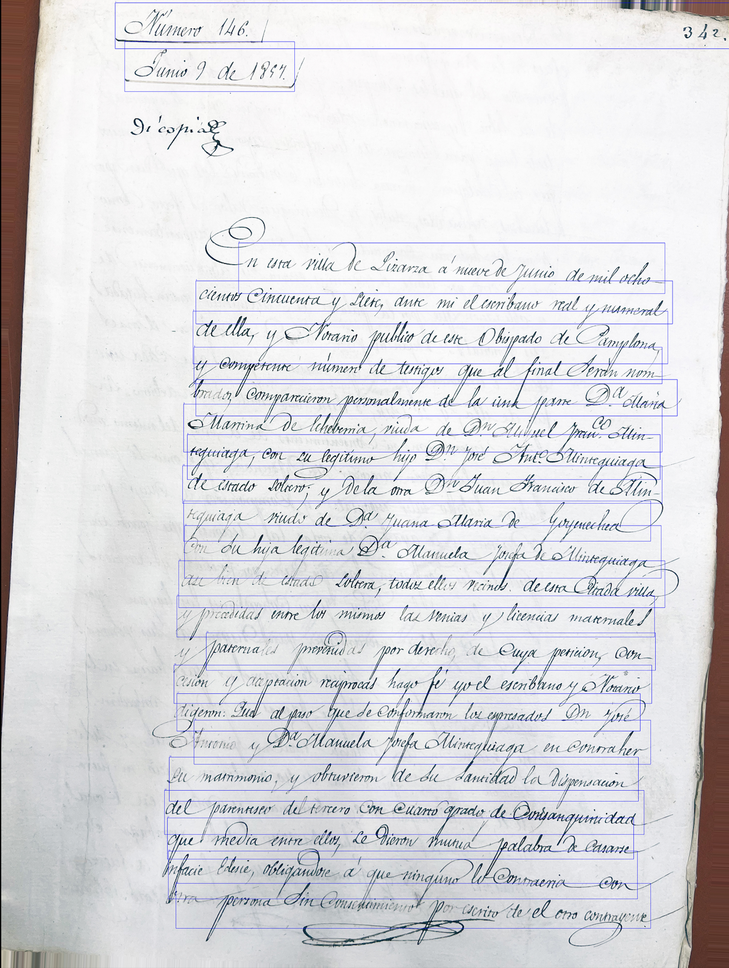
#> input picture assets/Source5_p001.png, 729 x 968 px, shrunk from 1204 x 1600 before the run, found by its file name
$ python debug_projection.py
#> lines starting #> are read from the running program, lines starting #| are printed output that depends on the picture; after the words box and inside, x2 and y2 are one past the last pixel; in counts of white or black regions, pixels touching at a corner belong together
import cv2
import numpy as np
from PIL import Image
import matplotlib
matplotlib.use('Agg')
import matplotlib.pyplot as plt

# load page 1 of source5
img = cv2.imread('data/images/source5/source5_p001.png')
#> img is the input picture: shape (968, 729, 3); mean B, G, R 221.4, 218.3, 218.7
gray = cv2.cvtColor(img, cv2.COLOR_BGR2GRAY)
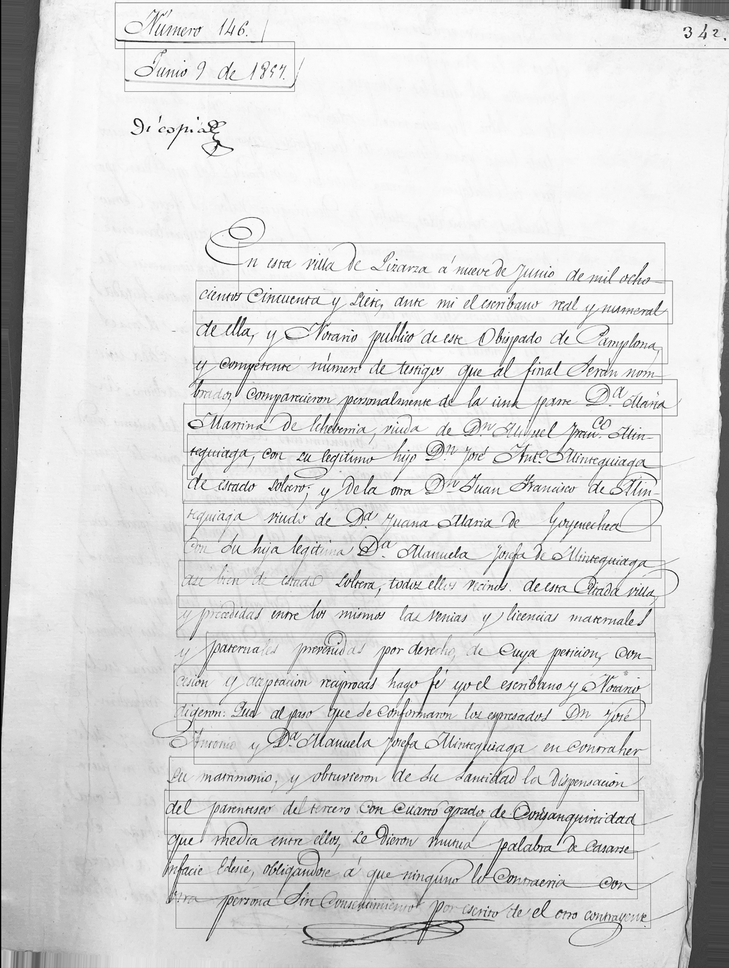
#> gray: shape (968, 729); min 0, max 255, mean 218.8

# adaptive threshold
binary = cv2.adaptiveThreshold(
    gray, 255,
    cv2.ADAPTIVE_THRESH_GAUSSIAN_C,
    cv2.THRESH_BINARY_INV,
    blockSize=25, C=10
)
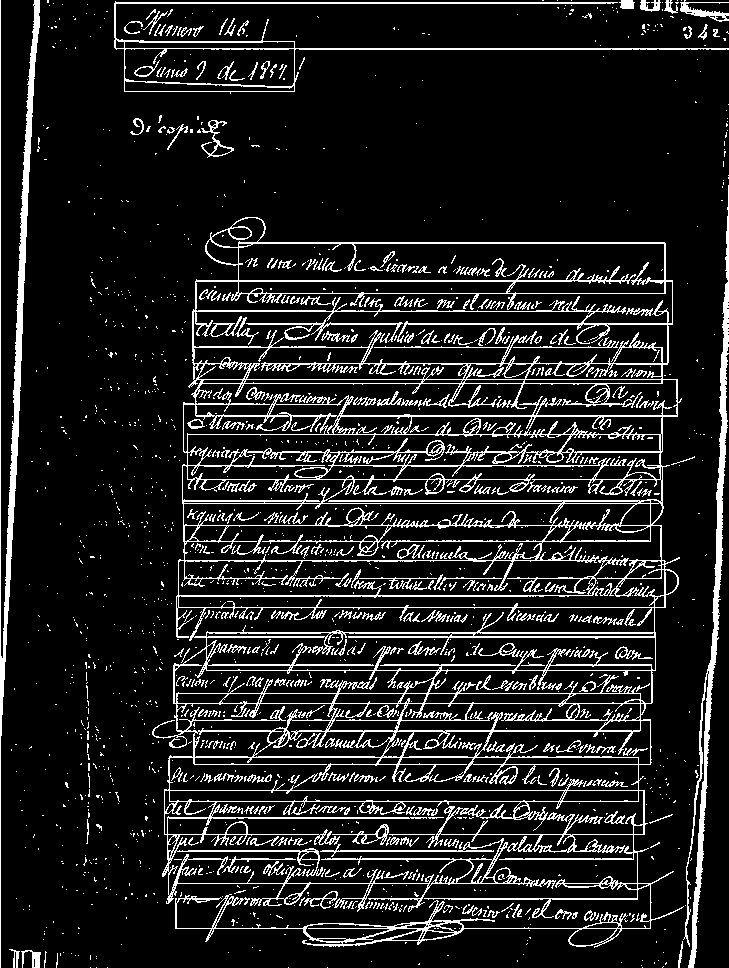
#> binary: shape (968, 729); 12.3% white in thin lines or dots

# small kernel
kernel = cv2.getStructuringElement(cv2.MORPH_RECT, (20, 1))
dilated = cv2.dilate(binary, kernel, iterations=1)
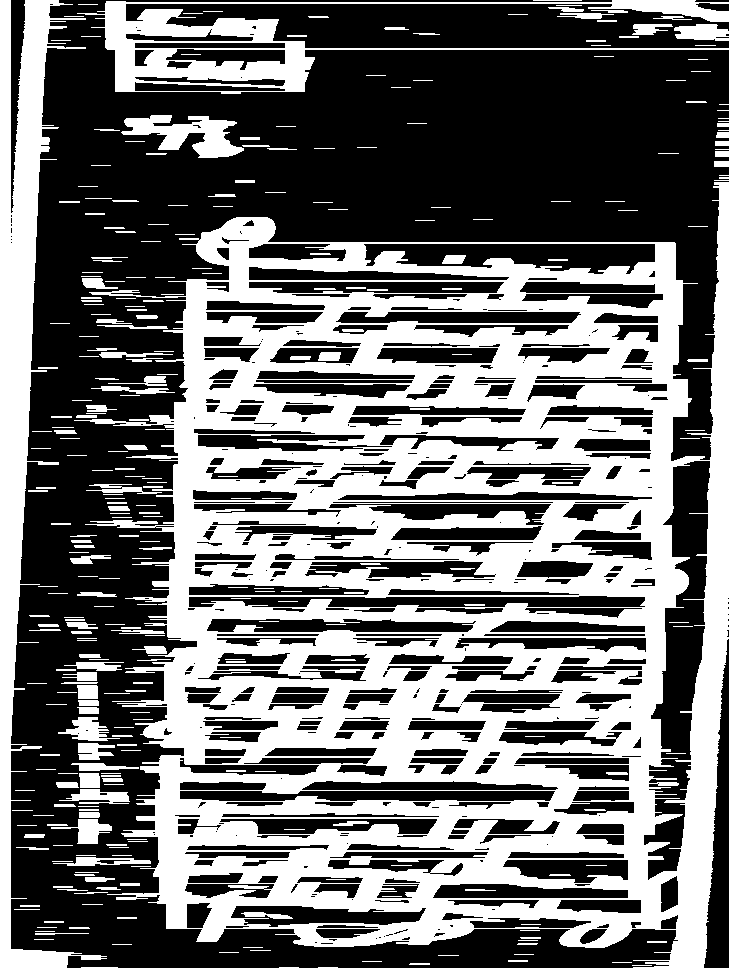
#> dilated: shape (968, 729); 42.6% white; 336 white regions (8 under 20 px), largest, box (x1, y1, x2, y2) and area: (74, 182, 729, 968) 240468, (0, 0, 107, 968) 25481, (77, 0, 729, 94) 13129

# projection
h_proj = dilated.sum(axis=1).astype(float)
#> h_proj = 968 values, max 175440 at index 48, min 8925 at index 96, mean 79264.4
h_proj_smooth = np.convolve(h_proj, np.ones(3)/3, mode='same')
#> h_proj_smooth = 968 values, max 155295 at index 489, min 9010 at index 97, mean 79229.9

# plot
fig, (ax1, ax2) = plt.subplots(1, 2, figsize=(14, 8))
ax1.imshow(dilated, cmap='gray')
ax1.set_title('Dilated binary')
ax2.plot(h_proj_smooth, range(len(h_proj_smooth)))
ax2.invert_yaxis()
ax2.axvline(h_proj_smooth.max() * 0.20, color='red', label='threshold')
ax2.set_title('Horizontal projection')
ax2.legend()
plt.tight_layout()
plt.savefig('data/crops/projection_debug.png', dpi=80)
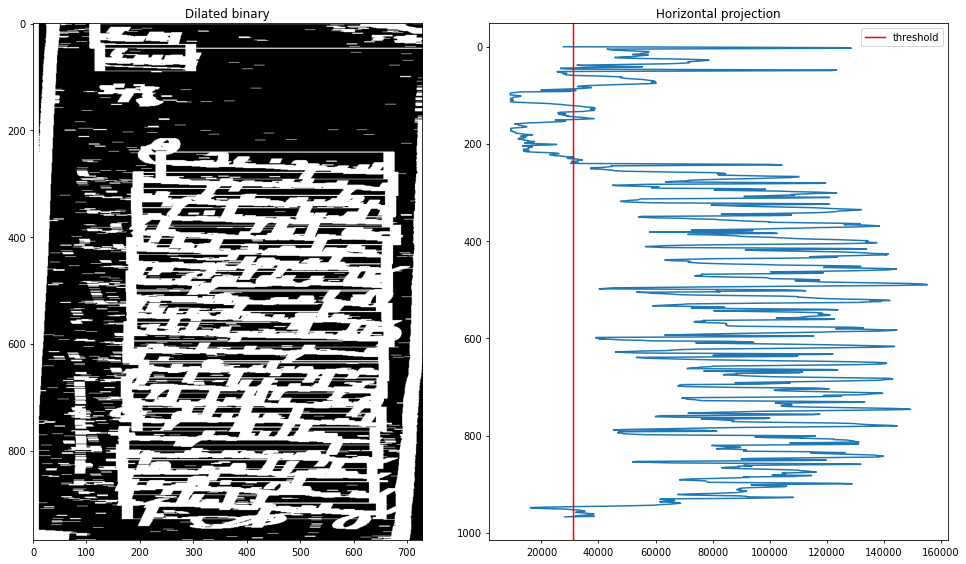
#> figure drawn by matplotlib, 2 panels
print(f'Image height: {img.shape[0]}px')
#| Image height: 968px
print(f'Max projection: {h_proj_smooth.max():.0f}')
#| Max projection: 155295
print(f'Threshold at 20%: {h_proj_smooth.max()*0.20:.0f}')
#| Threshold at 20%: 31059
print('Saved: data/crops/projection_debug.png')

$ run again, with assets/projection_failure.jpg saved as assets/Source5_p001.png
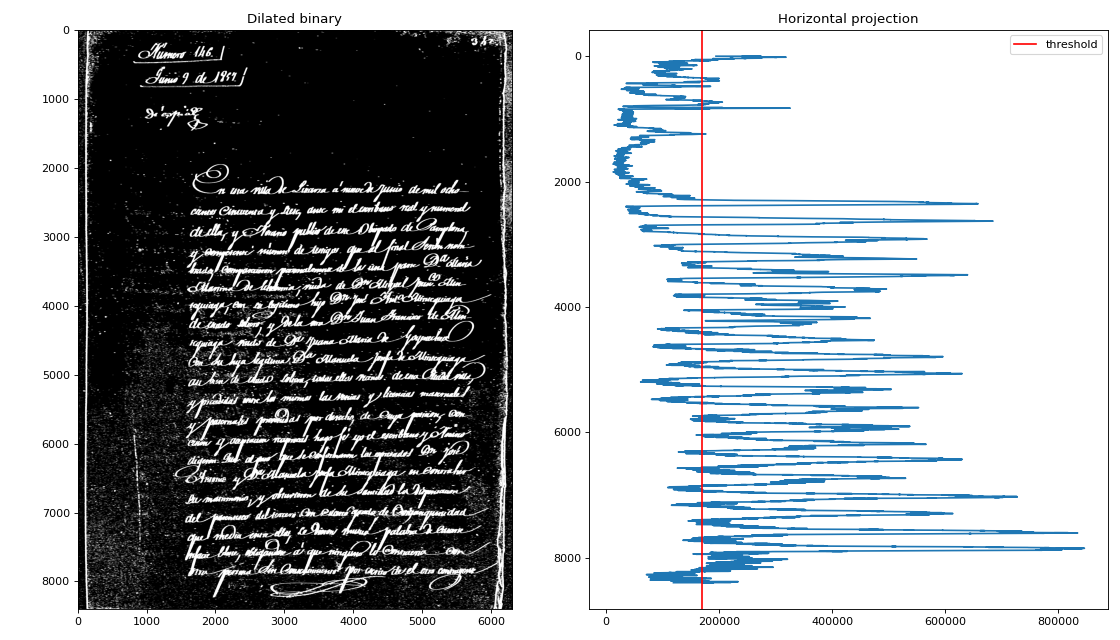
#> input picture assets/projection_failure.jpg, 1120 x 640 px, found by its file name
#> img is the input picture: shape (640, 1120, 3); mean B, G, R 172.9, 170.3, 166.8
#> `binary = cv2.adaptiveThreshold( gray, 255, cv2.ADAPTIVE_THRESH_GAUSSIA..`:
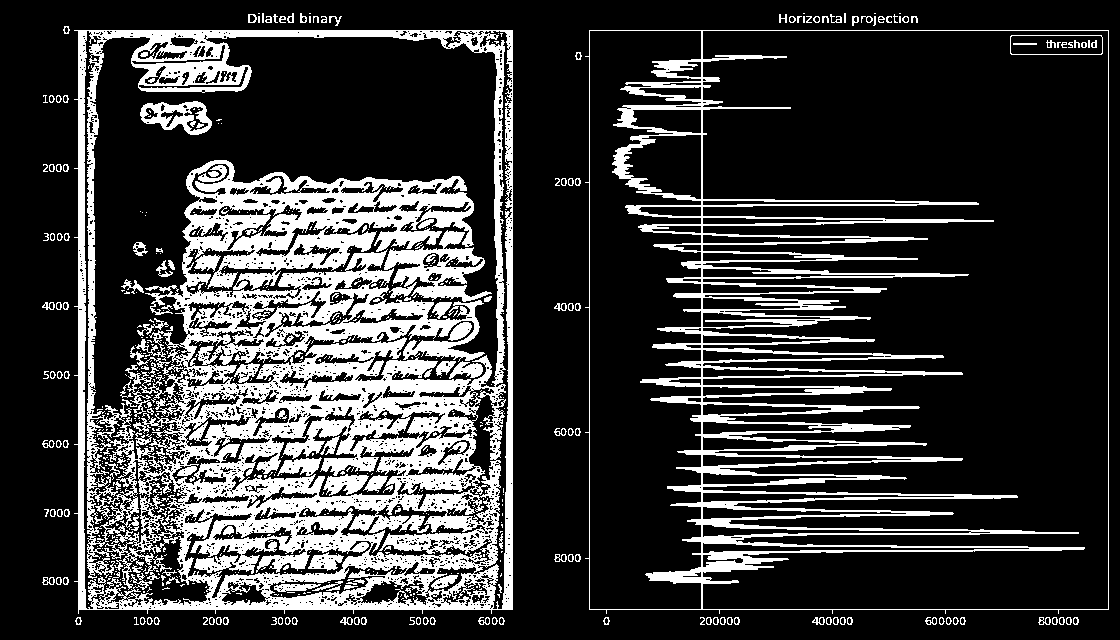
#> binary: shape (640, 1120); 22.5% white; 678 white regions (494 under 20 px), largest, box (x1, y1, x2, y2) and area: (74, 30, 513, 614) 109049, (585, 30, 1109, 614) 35921, (384, 230, 492, 302) 3094
#> dilated: shape (640, 1120); 41.2% white; 20 white regions, largest, box (x1, y1, x2, y2) and area: (33, 26, 523, 614) 207018, (545, 30, 1119, 614) 78773, (131, 101, 232, 135) 2464
#> h_proj = 640 values, max 257040 at index 30, min 0 at index 0, mean 117804
#> h_proj_smooth = 640 values, max 186490 at index 550, min 0 at index 0, mean 117804
#> `plt.savefig('data/crops/projection_debug.png', dpi=80)`:
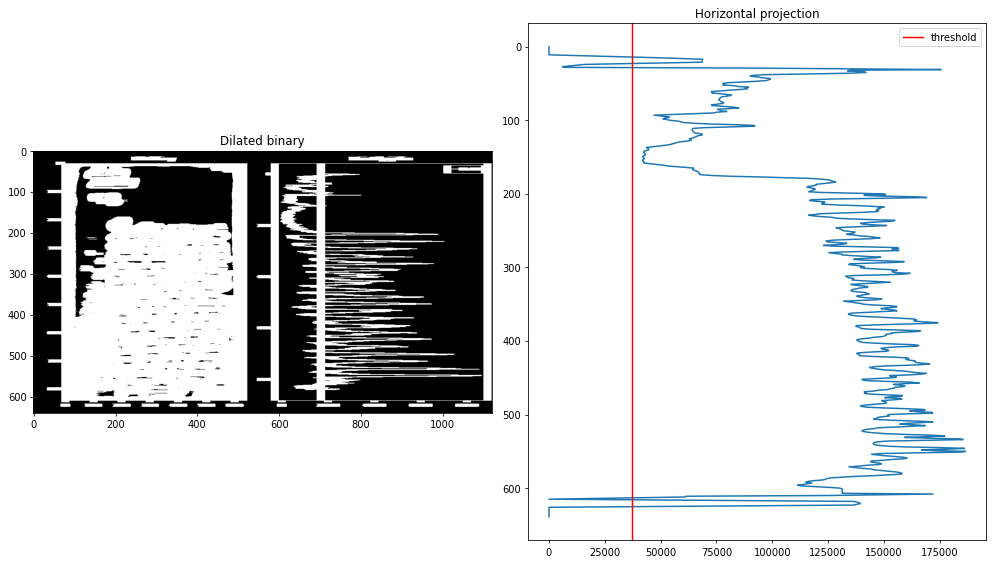
#> figure drawn by matplotlib, 2 panels
#| Image height: 640px
#| Max projection: 186490
#| Threshold at 20%: 37298
